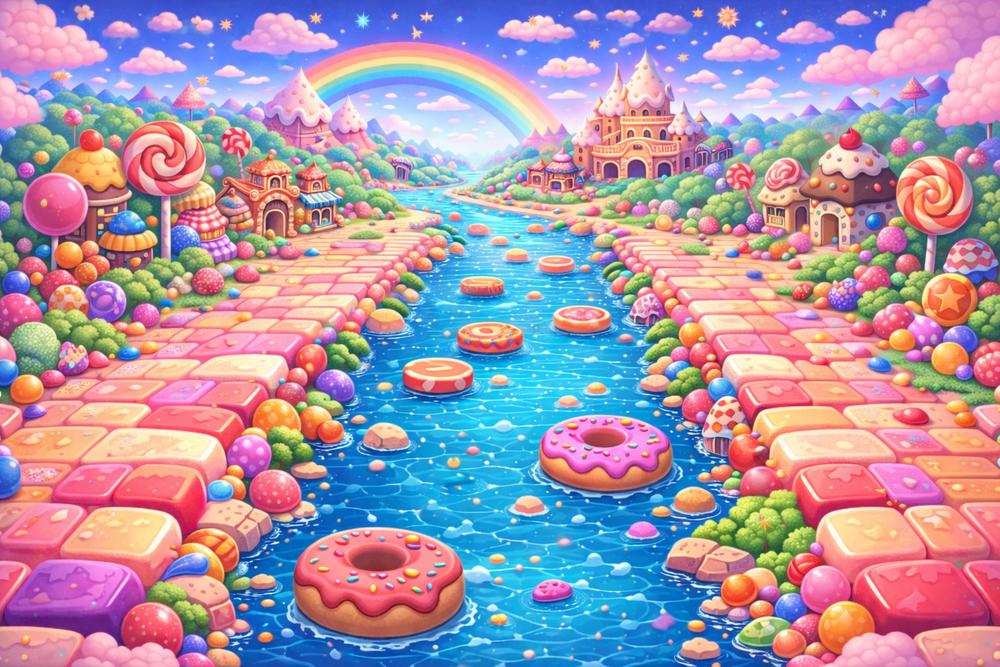
#> input picture assets_raw/decoration/menu_background.png, 1000 x 667 px, shrunk from 1536 x 1024 before the run
$ python slice_image.py
#> lines starting #> are read from the running program, lines starting #| are printed output that depends on the picture
from PIL import Image, ImageFilter
import numpy as np
import os
import random

# ===== 配置区 =====
INPUT_IMAGE = "decoration/menu_background.png"
OUTPUT_DIR = "tiles_stage_1.atlas"
TILE = 64               # 推荐 48 / 64
NOISE_STRENGTH = 0.4  # 越大越破碎（0.3~0.6）
BLUR_RADIUS = 0.3     # 越大边缘越柔
# ==================

os.makedirs(OUTPUT_DIR, exist_ok=True)

img = Image.open(INPUT_IMAGE).convert("RGBA")
width, height = img.size
#> width = 1000; height = 667
tile_id = 0

for y in range(0, height, TILE):
    for x in range(0, width, TILE):
        tile = img.crop((x, y, x + TILE, y + TILE))

        # 1. 生成随机噪声
        noise = np.random.rand(TILE, TILE)

        # 2. 转成图片并模糊（关键）
        noise_img = Image.fromarray((noise * 255).astype("uint8"))
        noise_img = noise_img.filter(ImageFilter.GaussianBlur(BLUR_RADIUS))

        # 3. 阈值生成 mask
        mask = noise_img.point(lambda p: 255 if p / 255 > NOISE_STRENGTH else 0)

        # 4. 应用 alpha
        tile.putalpha(mask)

        tile.save(f"{OUTPUT_DIR}/tile_{tile_id}_{x}_{y}.png")
        tile_id += 1
#> this loop made 11 passes
#> pass 1, `tile.save(f"{OUTPUT_DIR}/tile_{tile_id}_{x}_{y}.png")`:
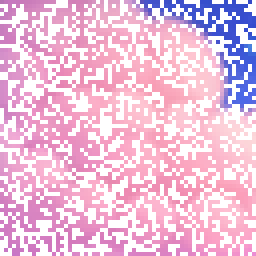
#> saved as tile_0_0_0.png: PIL image 64x64 RGBA (shown 4 times larger); mean R, G, B, A 223.1, 153.1, 197.5, 153; transparent parts drawn white
#> pass 1, `tile.save(f"{OUTPUT_DIR}/tile_{tile_id}_{x}_{y}.png")`:
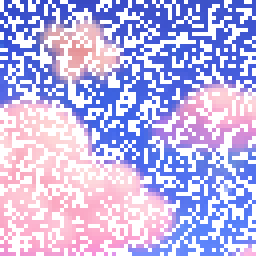
#> saved as tile_1_64_0.png: PIL image 64x64 RGBA (shown 4 times larger); mean R, G, B, A 147, 134.5, 215.9, 156.7; transparent parts drawn white
#> pass 1, `tile.save(f"{OUTPUT_DIR}/tile_{tile_id}_{x}_{y}.png")`:
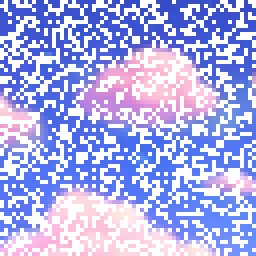
#> saved as tile_2_128_0.png: PIL image 64x64 RGBA (shown 4 times larger); mean R, G, B, A 122.9, 128.2, 226.2, 155.6; transparent parts drawn white
#> pass 1, `tile.save(f"{OUTPUT_DIR}/tile_{tile_id}_{x}_{y}.png")`:
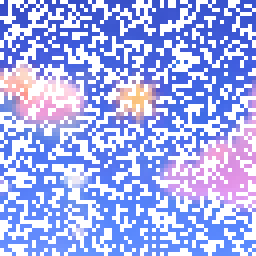
#> saved as tile_3_192_0.png: PIL image 64x64 RGBA (shown 4 times larger); mean R, G, B, A 103.1, 121.4, 228.4, 153.1; transparent parts drawn white
#> after the loop:
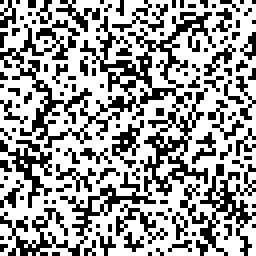
#> mask: PIL image 64x64 L (shown 4 times larger); 62.5% white; black in thin lines or dots
#> after the loop:
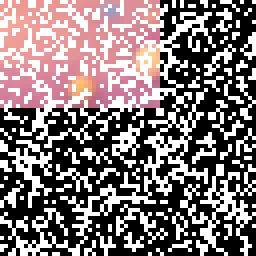
#> tile: PIL image 64x64 RGBA (shown 4 times larger); mean R, G, B, A 58.4, 37.5, 39.4, 159.5; transparent parts drawn white
#> after the loop, tile_id = 176

print(f"done：{tile_id} pieces")
#| done：176 pieces
